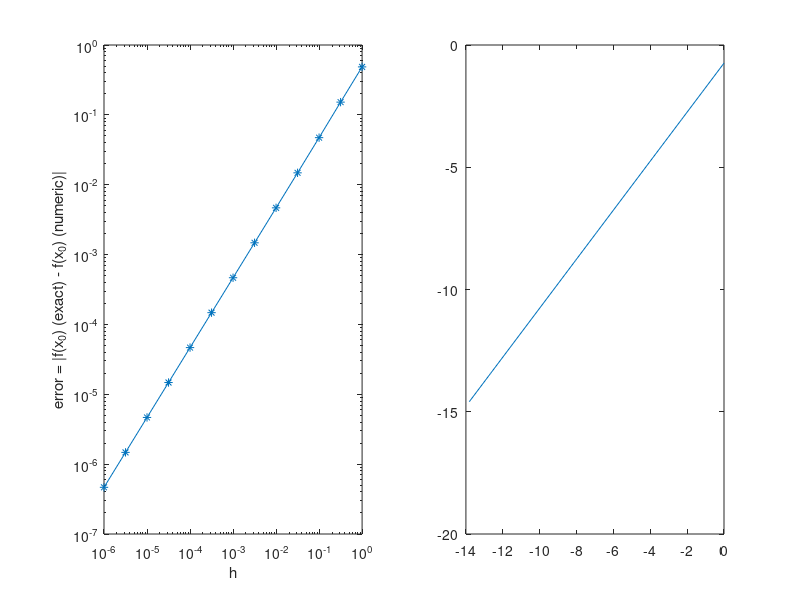

MATLAB code for this plot:
%plot gnuplot
clear all
format long
f = @(x) sin(x);
x0=1.2;
f0=sin(x0);
fp=cos(x0);
i=-6:0.5:0;
h=10.^i;
err=abs(fp-(sin(x0+h)-f0)./h);
subplot(1,2,1)
loglog(h,err,'-*');
xlabel('h')
ylabel('error = |f(x_0) (exact) - f(x_0) (numeric)|')
c1 = polyfit(log(h),log(abs(err)),1)
hold on
subplot(1,2,2)

plot(log(h), c1(1)*log(h)+c1(2))